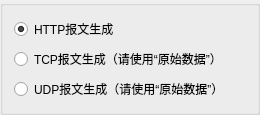
   <widget class="QGroupBox" name="verticalGroupBox">
    <property name="geometry">
     <rect>
      <x>660</x>
      <y>630</y>
      <width>260</width>
      <height>71</height>
     </rect>
    </property>
    <property name="sizePolicy">
     <sizepolicy hsizetype="Preferred" vsizetype="Minimum">
      <horstretch>0</horstretch>
      <verstretch>0</verstretch>
     </sizepolicy>
    </property>
    <property name="autoFillBackground">
     <bool>false</bool>
    </property>
    <property name="title">
     <string/>
    </property>
    <property name="flat">
     <bool>false</bool>
    </property>
    <property name="checkable">
     <bool>false</bool>
    </property>
    <property name="checked">
     <bool>false</bool>
    </property>
    <layout class="QVBoxLayout" name="verticalLayout_8">
     <item>
      <widget class="QRadioButton" name="radioButton_http_gen">
       <property name="enabled">
        <bool>true</bool>
       </property>
       <property name="text">
        <string>HTTP报文生成</string>
       </property>
       <property name="checked">
        <bool>true</bool>
       </property>
      </widget>
     </item>
     <item>
      <widget class="QRadioButton" name="radioButton_tcp_gen">
       <property name="text">
        <string>TCP报文生成（请使用“原始数据”）</string>
       </property>
      </widget>
     </item>
     <item>
      <widget class="QRadioButton" name="radioButton_udp_gen">
       <property name="text">
        <string>UDP报文生成（请使用“原始数据”）</string>
       </property>
      </widget>
     </item>
    </layout>
   </widget>
